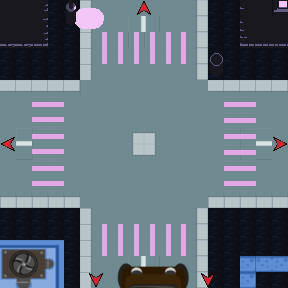

Rendered tile map (Tiled .tmx) drawn with the repository's tilesets; below, a short description and the map source with its tile grids summarised:
An orthogonal 18x18 tile map with 16x16 px tiles, 7 tile layers (Void, Ground, Wall1, ObjCanMove, ...), 4 tilesets and 10 objects (Hotel, RoadToPark, Police, RoadToApartment, HotelBk, ...).

<map version="1.10" tiledversion="1.10.2" orientation="orthogonal" renderorder="right-down" width="18" height="18" tilewidth="16" tileheight="16" infinite="0" nextlayerid="23" nextobjectid="20">
 <tileset firstgid="1" source="../Tile/town.tsx" />
 <tileset firstgid="601" source="../Tile/blackblock.tsx" />
 <tileset firstgid="602" source="../Tile/cyberpunk.tsx" />
 <tileset firstgid="1082" source="../Tile/pointer.tsx" />
 <layer id="14" name="Void" width="18" height="18">
  <data>[324 cells, 324 non-empty, 1 distinct tile ids]</data>
 </layer>
 <layer id="15" name="Ground" width="18" height="18">
  <data>[324 cells, 320 non-empty, 10 distinct tile ids]</data>
 </layer>
 <layer id="16" name="Wall1" width="18" height="18">
  <data>[324 cells, 20 non-empty, 18 distinct tile ids]</data>
 </layer>
 <layer id="17" name="ObjCanMove" width="18" height="18">
  <data>[324 cells, 66 non-empty, 23 distinct tile ids]</data>
 </layer>
 <layer id="22" name="ObjCanMove2" width="18" height="18">
  <data>[324 cells, 10 non-empty, 2 distinct tile ids]</data>
 </layer>
 <layer id="18" name="Object" width="18" height="18">
  <data>[324 cells, 12 non-empty, 12 distinct tile ids]</data>
 </layer>
 <layer id="19" name="OverlapPlayer" width="18" height="18">
  <data>[324 cells, 2 non-empty, 2 distinct tile ids]</data>
 </layer>
 <objectgroup id="12" name="Areas">
  <object id="1" name="Hotel" x="1.16667" y="51.3333" width="13.3333" height="189.167" />
  <object id="4" name="RoadToPark" x="51" y="7" width="187.333" height="16" />
  <object id="8" name="Police" x="261" y="46.6667" width="27" height="206.667" />
  <object id="10" name="RoadToApartment" x="64.6667" y="273" width="181.667" height="23.3333" />
 </objectgroup>
 <objectgroup id="21" name="Points">
  <object id="15" name="HotelBk" x="45.6667" y="152">
   <point />
  </object>
  <object id="16" name="Start" x="140" y="145.667">
   <point />
  </object>
  <object id="17" name="PoliceBk" x="231.667" y="149">
   <point />
  </object>
  <object id="18" name="RoadToParkBk" x="143.667" y="55.3333">
   <point />
  </object>
  <object id="19" name="RoadToApartmentBk" x="143" y="221.333">
   <point />
  </object>
 </objectgroup>
 <objectgroup id="20" name="SpawnAreaLayer">
  <object id="12" name="SpawnArea0" x="96.3333" y="96" width="96.3333" height="95" />
 </objectgroup>
</map>
